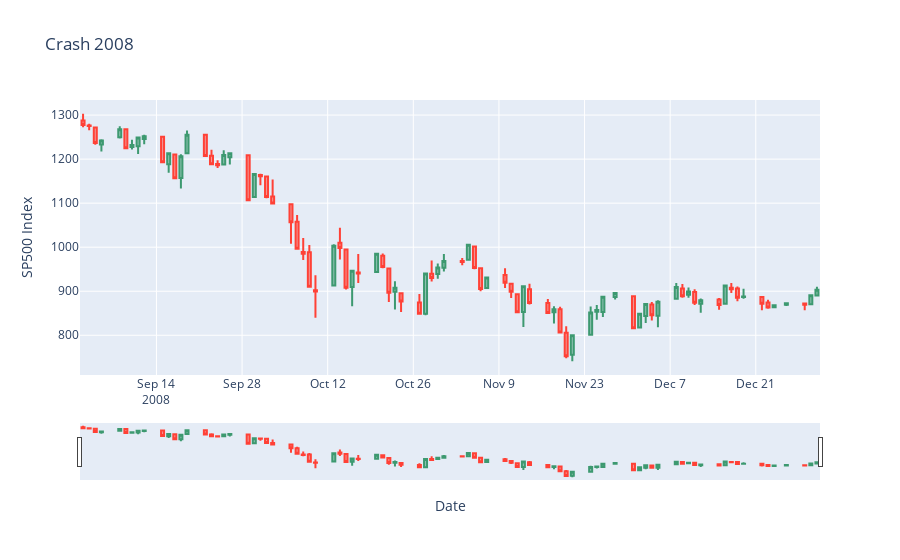

Here is the notebook cell this chart was saved with:
### Code cell
fig = go.Figure(data=[go.Candlestick(x=df_2008['Date'],
                open=df_2008['Open'],
                high=df_2008['High'],
                low=df_2008['Low'],
                close=df_2008['Close'],
                )])

fig.update_layout(
    title='Crash 2008',
    yaxis_title='SP500 Index',
    xaxis_title='Date'
)

fig.show()
